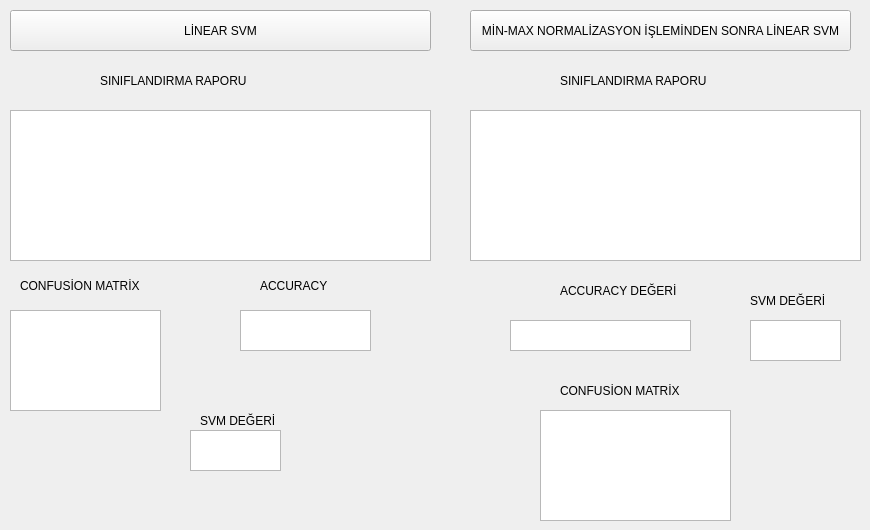
    <widget class="QWidget" name="tab_11">
     <attribute name="title">
      <string>LİNEAR SVM</string>
     </attribute>
     <widget class="QPushButton" name="pushButton_7">
      <property name="geometry">
       <rect>
        <x>10</x>
        <y>10</y>
        <width>421</width>
        <height>41</height>
       </rect>
      </property>
      <property name="text">
       <string>LİNEAR SVM</string>
      </property>
     </widget>
     <widget class="QTextEdit" name="textEdit_6">
      <property name="geometry">
       <rect>
        <x>240</x>
        <y>310</y>
        <width>131</width>
        <height>41</height>
       </rect>
      </property>
     </widget>
     <widget class="QTextEdit" name="textEdit_7">
      <property name="geometry">
       <rect>
        <x>10</x>
        <y>310</y>
        <width>151</width>
        <height>101</height>
       </rect>
      </property>
     </widget>
     <widget class="QTextEdit" name="textEdit_8">
      <property name="geometry">
       <rect>
        <x>190</x>
        <y>430</y>
        <width>91</width>
        <height>41</height>
       </rect>
      </property>
     </widget>
     <widget class="QTextEdit" name="textEdit_9">
      <property name="geometry">
       <rect>
        <x>10</x>
        <y>110</y>
        <width>421</width>
        <height>151</height>
       </rect>
      </property>
     </widget>
     <widget class="QLabel" name="label_23">
      <property name="geometry">
       <rect>
        <x>260</x>
        <y>270</y>
        <width>141</width>
        <height>31</height>
       </rect>
      </property>
      <property name="text">
       <string>ACCURACY</string>
      </property>
     </widget>
     <widget class="QLabel" name="label_24">
      <property name="geometry">
       <rect>
        <x>20</x>
        <y>260</y>
        <width>131</width>
        <height>51</height>
       </rect>
      </property>
      <property name="text">
       <string>CONFUSİON MATRİX</string>
      </property>
     </widget>
     <widget class="QLabel" name="label_25">
      <property name="geometry">
       <rect>
        <x>200</x>
        <y>410</y>
        <width>121</width>
        <height>21</height>
       </rect>
      </property>
      <property name="text">
       <string>SVM DEĞERİ</string>
      </property>
     </widget>
     <widget class="QLabel" name="label_26">
      <property name="geometry">
       <rect>
        <x>100</x>
        <y>70</y>
        <width>221</width>
        <height>21</height>
       </rect>
      </property>
      <property name="text">
       <string>SINIFLANDIRMA RAPORU</string>
      </property>
     </widget>
     <widget class="QPushButton" name="pushButton_10">
      <property name="geometry">
       <rect>
        <x>470</x>
        <y>10</y>
        <width>381</width>
        <height>41</height>
       </rect>
      </property>
      <property name="layoutDirection">
       <enum>Qt::LeftToRight</enum>
      </property>
      <property name="text">
       <string>MİN-MAX NORMALİZASYON İŞLEMİNDEN SONRA LİNEAR SVM</string>
      </property>
     </widget>
     <widget class="QLabel" name="label_45">
      <property name="geometry">
       <rect>
        <x>560</x>
        <y>60</y>
        <width>191</width>
        <height>41</height>
       </rect>
      </property>
      <property name="text">
       <string>SINIFLANDIRMA RAPORU</string>
      </property>
     </widget>
     <widget class="QTextEdit" name="textEdit_16">
      <property name="geometry">
       <rect>
        <x>470</x>
        <y>110</y>
        <width>391</width>
        <height>151</height>
       </rect>
      </property>
     </widget>
     <widget class="QLabel" name="label_46">
      <property name="geometry">
       <rect>
        <x>560</x>
        <y>280</y>
        <width>191</width>
        <height>21</height>
       </rect>
      </property>
      <property name="text">
       <string>ACCURACY DEĞERİ</string>
      </property>
     </widget>
     <widget class="QTextEdit" name="textEdit_17">
      <property name="geometry">
       <rect>
        <x>510</x>
        <y>320</y>
        <width>181</width>
        <height>31</height>
       </rect>
      </property>
     </widget>
     <widget class="QLabel" name="label_47">
      <property name="geometry">
       <rect>
        <x>750</x>
        <y>290</y>
        <width>111</width>
        <height>21</height>
       </rect>
      </property>
      <property name="text">
       <string>SVM DEĞERİ</string>
      </property>
     </widget>
     <widget class="QTextEdit" name="textEdit_18">
      <property name="geometry">
       <rect>
        <x>750</x>
        <y>320</y>
        <width>91</width>
        <height>41</height>
       </rect>
      </property>
     </widget>
     <widget class="QLabel" name="label_48">
      <property name="geometry">
       <rect>
        <x>560</x>
        <y>370</y>
        <width>151</width>
        <height>41</height>
       </rect>
      </property>
      <property name="text">
       <string>CONFUSİON MATRİX</string>
      </property>
     </widget>
     <widget class="QTextEdit" name="textEdit_19">
      <property name="geometry">
       <rect>
        <x>540</x>
        <y>410</y>
        <width>191</width>
        <height>111</height>
       </rect>
      </property>
     </widget>
    </widget>
